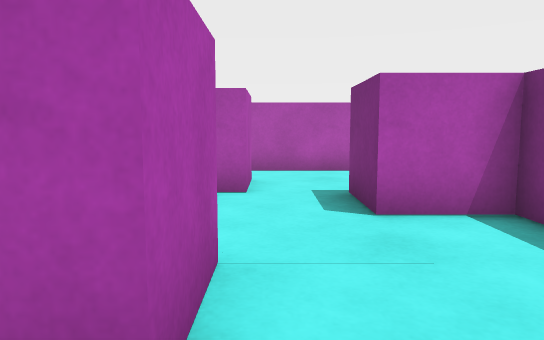
view 1 (above)

15 first-person views from a walk through a 3-D level made in the Unity game engine. The camera is 0.62 m above the floor, tilts 6° down and sees 70° across. The floor is counted in squares, 0.5 m on a side. Each view is taken from the middle of a square. On the plan, view 1 faces up. The plan holds only what a view shows up to about 15 squares ahead; the rest is blank. The player is left out.

view 2
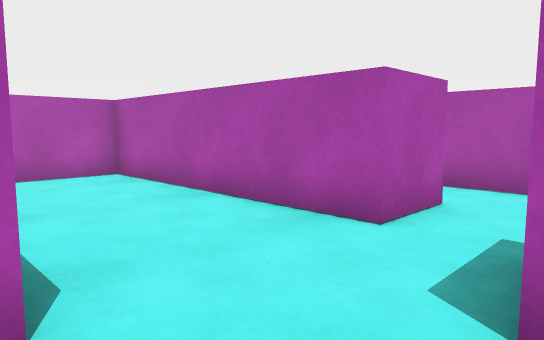

view 3
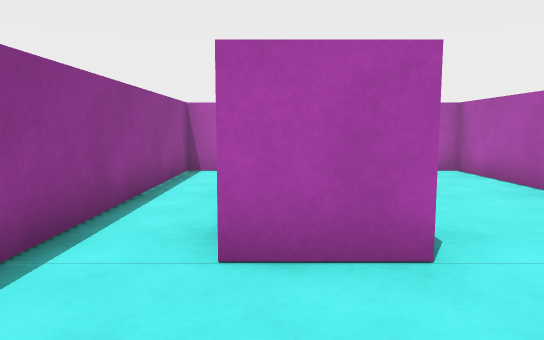

view 4
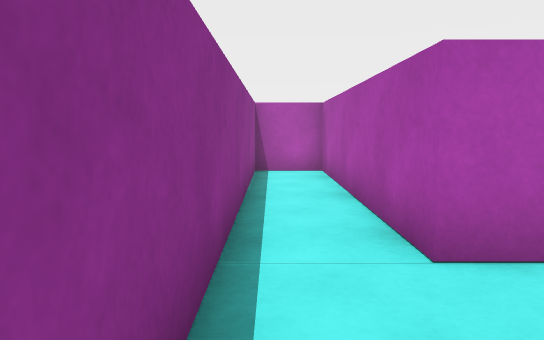

view 5
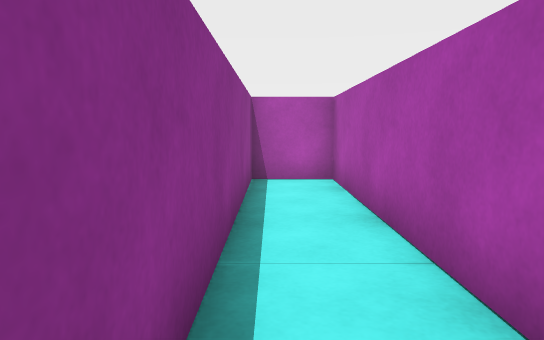

view 6
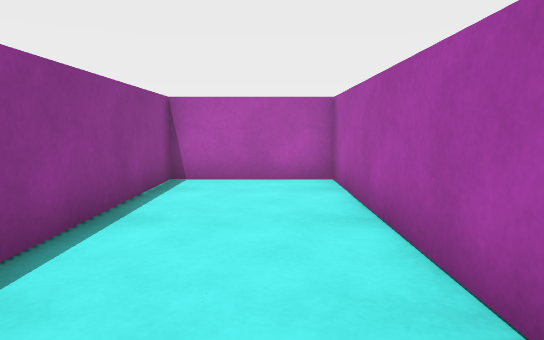

view 7
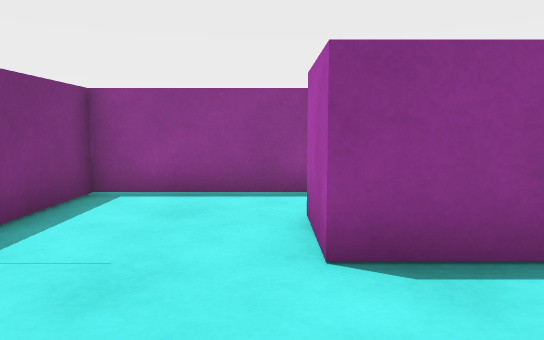

view 8
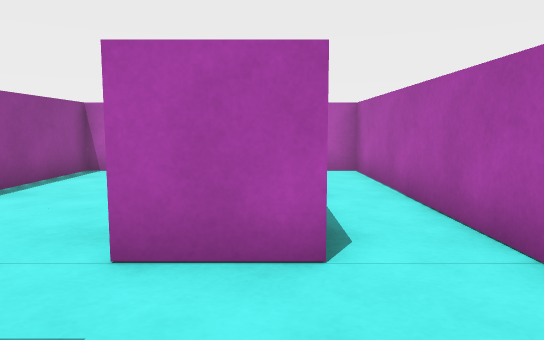

view 9
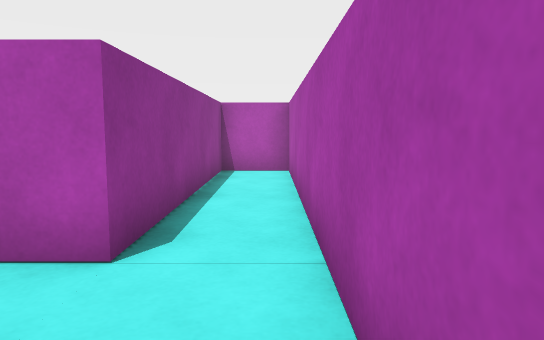

view 10
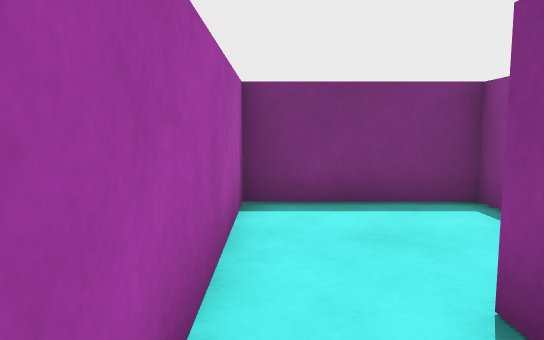

view 11
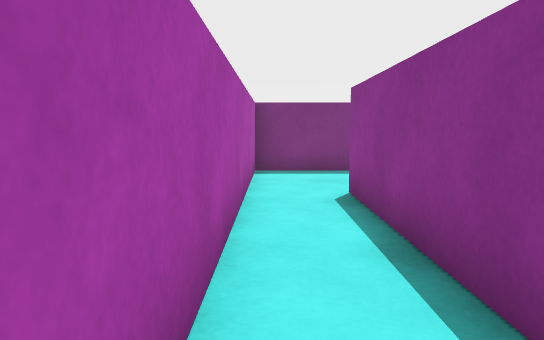

view 12
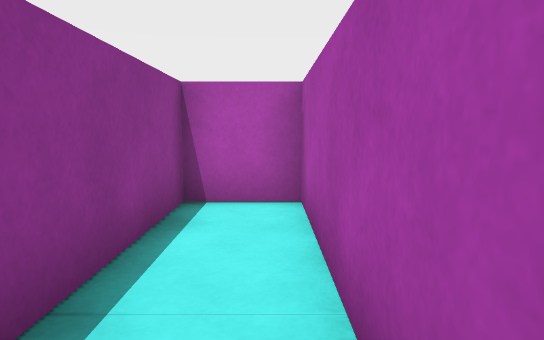

view 13
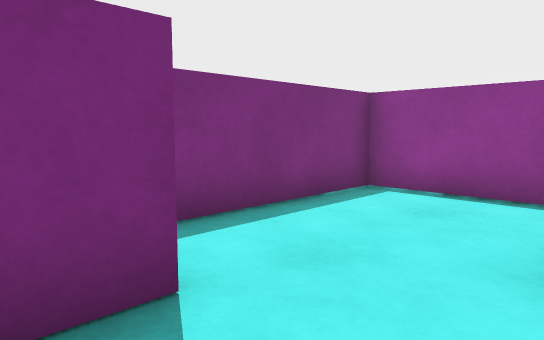

view 14
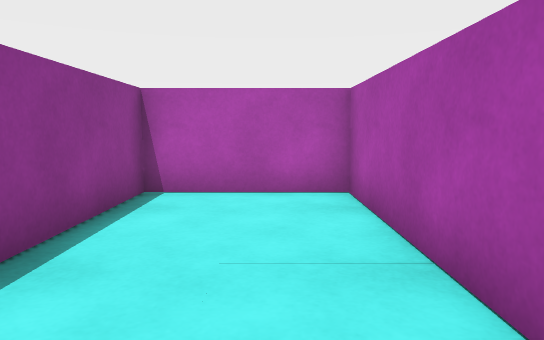

view 15
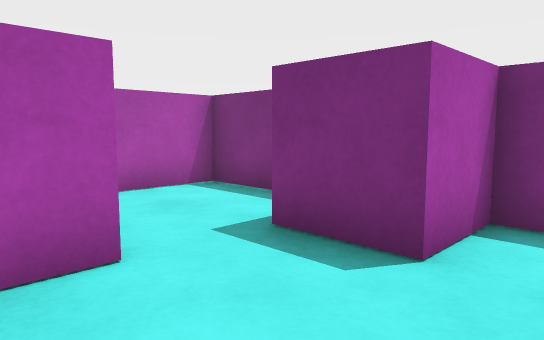

### Floor plan
Points are (right, up) in squares from view 1. A wall is a line through its corners. A room is listed if a view was taken in it or the views show most of it. See-through windows are left out.
Room 1 (views 1, 2, 3, 4, 5, 6, 13, 14, 15)
walls: (-0.5, 7.5) (-8.5, 7.5) (-8.5, 3.5) (-0.5, 3.5) (-0.5, 1.5) (-8.5, 1.5) (-8.5, -0.5) (3.5, -0.5) (3.5, 5.5) (1.5, 5.5) (1.5, 6.5)
ways out: opening at (0.5, 7) to room 2
Room 2 (views 7, 8, 9, 10, 11, 12)
walls: (1.5, 6.5) (1.5, 7.5); (2.8, 7.5) (3.5, 7.5) (3.5, 11.5) (-8.5, 11.5) (-8.5, 9.5) (-0.5, 9.5) (-0.5, 7.5)
ways out: opening at (0.5, 7) to room 1

Where each view was taken, in squares from view 1:
view 1: 0 up, 0 right, facing up
view 2: 3 up, 2 right, facing up-left
view 3: 2 up, 3 right, facing left
view 4: 0 up, 3 right, facing left
view 5: 0 up, 1 right, facing left
view 6: 6 up, 1 right, facing left
view 7: 7 up, 0 right, facing down
view 8: 9 up, 3 right, facing left
view 9: 11 up, 3 right, facing left
view 10: 11 up, 3 left, facing right
view 11: 11 up, 8 left, facing right
view 12: 11 up, 2 left, facing left
view 13: 7 up, 1 left, facing down-right
view 14: 6 up, 1 left, facing left
view 15: 4 up, 2 left, facing up-right
